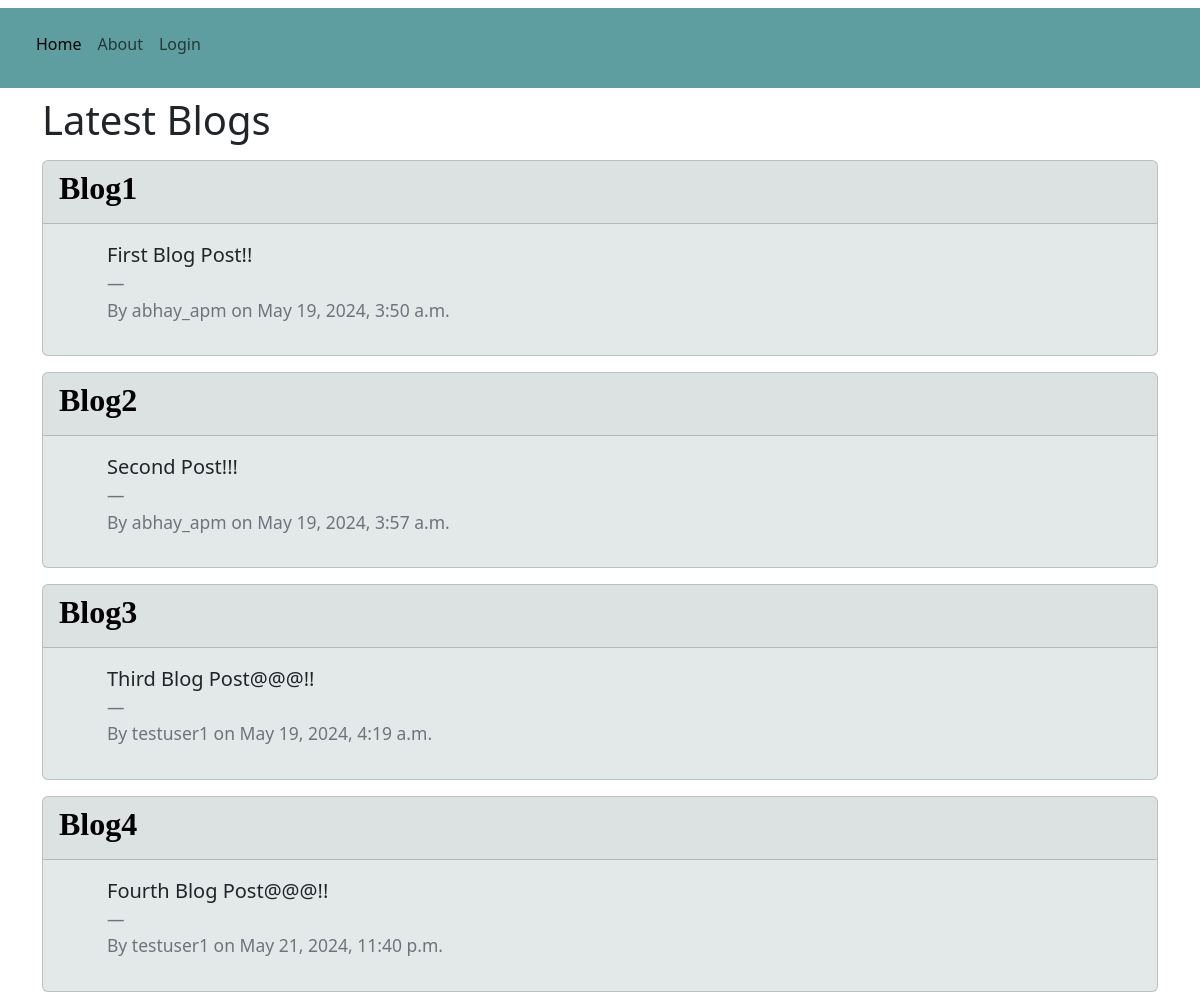
/, run on an earlier commit of the app's database.
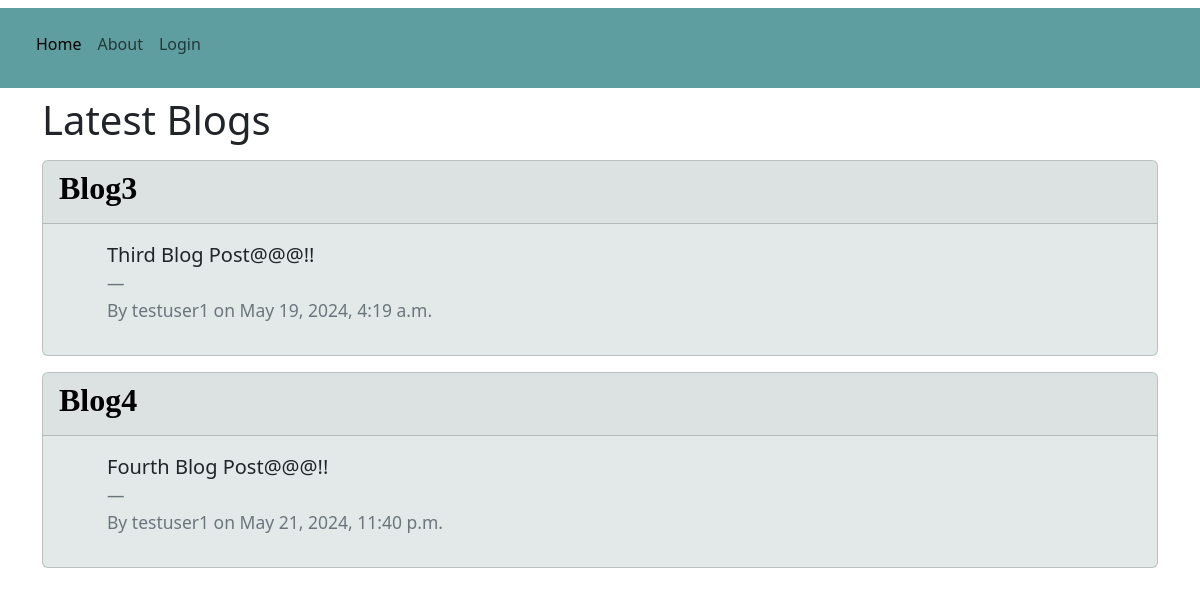
And on a later commit of the database.
### myapp/models.py (models this page shows, shortened)
class Post(models.Model):
    title=models.CharField(max_length=100)
    content=models.TextField()
    date=models.DateTimeField(default=timezone.now)
    author=models.ForeignKey(User, on_delete=models.CASCADE)

### myapp/views.py (the view)
# urls.py: path('', views.home, name="home-page"),
def home(request):
    context={
        'posts':Post.objects.all()
    }
    return render(request,'myapp/home.html',context)

### myapp/templates/myapp/home.html
{% extends 'myapp/base.html' %}
{% block content %}
<h1 style="font-family: system-ui, -apple-system, BlinkMacSystemFont, 'Segoe UI', Roboto, Oxygen, Ubuntu, Cantarell, 'Open Sans', 'Helvetica Neue', sans-serif;">Latest Blogs</h1>
    {% for post in posts %}
    <div class="card my-3" style="background-color: rgb(226, 233, 232);">
        <div class="card-header" >
            <h2 style="color: black; font-family: 'Times New Roman', Times, serif; "><b>{{post.title}}</b></h2>
        </div>
        <div class="card-body">
          <blockquote class="blockquote mb-0 mx-5">
            <p>{{post.content}}</p>
            <footer class="blockquote-footer"> <p>By {{post.author}} on {{post.date}}</p>
          </blockquote>
        </div>
      </div>
    {% endfor %}
{% endblock %}

### myapp/templates/myapp/base.html (shortened to what this page needs)
{% load static %}
<!DOCTYPE html>
<html lang="en" >
<head >
    <link rel="stylesheet" href="{% static 'myapp/main.css' %}">
    <link href="https://cdn.jsdelivr.net/npm/bootstrap@5.3.3/dist/css/bootstrap.min.css" rel="stylesheet">
</head>
<body>
    <nav class="navbar navbar-expand-lg">
        <div class="container-fluid" style="background-color: cadetblue;">
            <div class="p-3 mb-2 text-dark container-fluid" >
          <div class="collapse navbar-collapse" id="navbarNavDropdown">
            <ul class="navbar-nav">
              <li class="nav-item">
                <a class="nav-link active" aria-current="page" href="/">Home</a>
              </li>
              <li class="nav-item">
                <a class="nav-link" aria-current="page" href="/about/">About</a>
              </li>
              {% if user.is_authenticated %}
              <div class="topnav-right">
                <form  method="post" action="{% url 'logout' %}">
                  {% csrf_token %}
                  <button  type="submit">Logout</button>
                </form>
              </div>
                {% else %}
                <li class="nav-item navbar-right">
                  <a class="nav-link" href="/login/">Login</a>
                </li>
                {% endif %}
            </ul>
            </div>
          </div>
        </div>
      </nav>
      <div class="container">
        {% block content %}   {% endblock %}
      </div>
</body>
</html>

What changed in the data, as far as the page shows it:
removed Post: title "Blog1", content "First Blog Post!!", author "abhay_apm", date "May 19, 2024, 3:50 a.m."
removed Post: title "Blog2", content "Second Post!!!", author "abhay_apm", date "May 19, 2024, 3:57 a.m."
